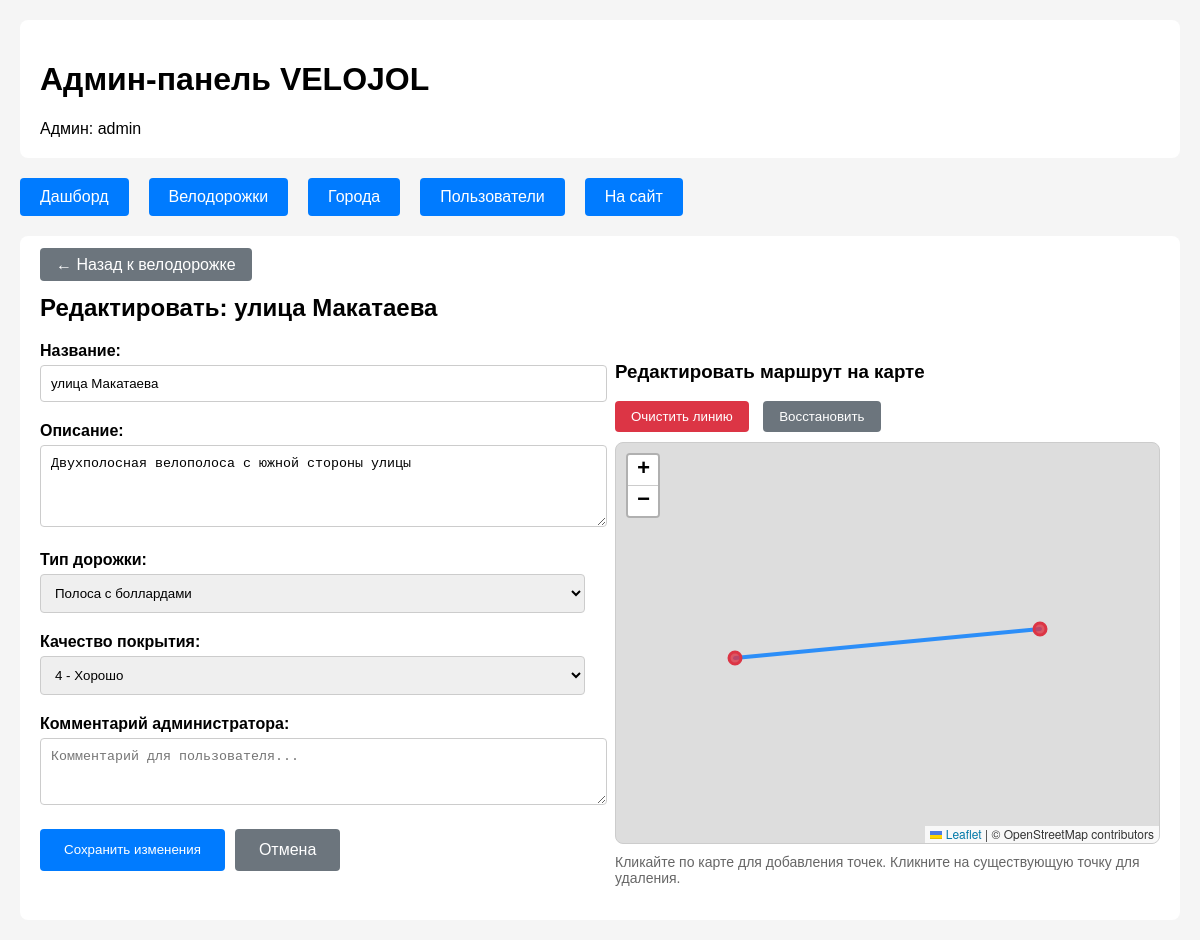
Screenshot of /admin/bikelanes/1/edit (signed in) with the database file from the repository.
### app/models/user.py (models this page shows, shortened)
class User(UserMixin, db.Model):
    __tablename__ = 'users'
    id = db.Column(db.Integer, primary_key=True)
    email = db.Column(db.String(120), unique=True, nullable=False, index=True)
    password_hash = db.Column(db.String(128), nullable=False)
    nickname = db.Column(db.String(64), unique=True, nullable=False, index=True)
    is_admin = db.Column(db.Boolean, default=False, nullable=False)
    is_banned = db.Column(db.Boolean, default=False, nullable=False)
    ban_reason = db.Column(db.Text, nullable=True)
    manual_score = db.Column(db.Integer, default=0, nullable=False)  # Баллы от админа
    banned_at = db.Column(db.DateTime, nullable=True)
    banned_by = db.Column(db.Integer, db.ForeignKey('users.id'), nullable=True)
    avatar_url = db.Column(db.String(256))
    strava_url = db.Column(db.String(256))
    komoot_url = db.Column(db.String(256))
    telegram_url = db.Column(db.String(256))
    instagram_url = db.Column(db.String(256))
    created_at = db.Column(db.DateTime, default=lambda: datetime.now(timezone.utc), nullable=False)
    updated_at = db.Column(db.DateTime, default=lambda: datetime.now(timezone.utc), onupdate=lambda: datetime.now(timezone.utc))
    bikelanes = db.relationship('BikeLane', foreign_keys='BikeLane.user_id', backref='author', lazy='dynamic')
    notifications = db.relationship('Notification', backref='user', lazy='dynamic')

### app/models/bikelane.py (models this page shows, shortened)
class BikeLane(db.Model):
    __tablename__ = 'bikelanes'
    id = db.Column(db.Integer, primary_key=True)
    title = db.Column(db.String(200), nullable=False)
    description = db.Column(db.Text, nullable=False)
    city_id = db.Column(db.Integer, db.ForeignKey('cities.id'), nullable=True)
    city = db.Column(db.String(100), nullable=False)
    geometry = db.Column(db.Text, nullable=False)
    track_type = db.Column(db.String(50), nullable=False)
    quality = db.Column(db.Integer, nullable=False)
    has_parking = db.Column(db.Boolean, default=False, nullable=False)
    has_markings = db.Column(db.Boolean, default=False, nullable=False)
    has_signs = db.Column(db.Boolean, default=False, nullable=False)
    overall_quality = db.Column(db.Integer, nullable=True)
    photos = db.Column(db.Text, default='[]')
    videos = db.Column(db.Text, default='[]')
    status = db.Column(db.Enum('pending', 'approved', 'rejected', name='bikelane_status'),
                      default='pending', nullable=False)
    score = db.Column(db.Integer, default=0)
    admin_comment = db.Column(db.Text, nullable=True)
    moderated_at = db.Column(db.DateTime, nullable=True)
    moderated_by = db.Column(db.Integer, db.ForeignKey('users.id'), nullable=True)
    created_at = db.Column(db.DateTime, default=datetime.utcnow, nullable=False)
    updated_at = db.Column(db.DateTime, default=datetime.utcnow, onupdate=datetime.utcnow)
    user_id = db.Column(db.Integer, db.ForeignKey('users.id'), nullable=True)
    moderator = db.relationship('User', foreign_keys=[moderated_by], backref='moderated_bikelanes')

### app/routes/admin/bikelanes.py (the view, shortened to what this page needs)
@bp.route('/bikelanes/<int:bikelane_id>/edit', methods=['GET', 'POST'])
@admin_required
def edit_bikelane(bikelane_id):
    bikelane = BikeLane.query.get_or_404(bikelane_id)
    return render_template('admin/edit_bikelane.html', bikelane=bikelane)

### app/routes/admin/__init__.py (called while the page is built)
def admin_required(f):
    @wraps(f)
    @login_required
    def decorated_function(*args, **kwargs):
        if not current_user.is_admin:
            return redirect(url_for('main.index'))
        return f(*args, **kwargs)
    return decorated_function

### app/templates/admin/edit_bikelane.html (shortened to what this page needs)
{% extends "admin/base.html" %}
{% block content %}
<div style="margin-bottom: 20px;">
    <a href="{{ url_for('admin.view_bikelane', bikelane_id=bikelane.id) }}" style="background: #6c757d; color: white; padding: 8px 16px; text-decoration: none; border-radius: 4px;">
        ← Назад к велодорожке
    </a>
</div>
<h2>Редактировать: {{ bikelane.title }}</h2>
<div style="display: grid; grid-template-columns: 1fr 1fr; gap: 30px;">
    <div>
        <form method="post" id="editForm">
            <div style="margin-bottom: 20px;">
                <label style="display: block; margin-bottom: 5px; font-weight: bold;">Название:</label>
                <input type="text" name="title" value="{{ bikelane.title }}" required
                       style="width: 100%; padding: 10px; border: 1px solid #ccc; border-radius: 4px;">
            </div>
            <div style="margin-bottom: 20px;">
                <label style="display: block; margin-bottom: 5px; font-weight: bold;">Описание:</label>
                <textarea name="description" rows="4" required
                          style="width: 100%; padding: 10px; border: 1px solid #ccc; border-radius: 4px;">{{ bikelane.description }}</textarea>
            </div>
            <div style="margin-bottom: 20px;">
                <label style="display: block; margin-bottom: 5px; font-weight: bold;">Тип дорожки:</label>
                <select name="track_type" required style="width: 100%; padding: 10px; border: 1px solid #ccc; border-radius: 4px;">
                    <option value="bollards" {% if bikelane.track_type == 'bollards' %}selected{% endif %}>Полоса с боллардами</option>
                </select>
            </div>
            <div style="margin-bottom: 20px;">
                <label style="display: block; margin-bottom: 5px; font-weight: bold;">Качество покрытия:</label>
                <select name="quality" required style="width: 100%; padding: 10px; border: 1px solid #ccc; border-radius: 4px;">
                    <option value="4" {% if bikelane.quality == 4 %}selected{% endif %}>4 - Хорошо</option>
                </select>
            </div>
            <div style="margin-bottom: 20px;">
                <label style="display: block; margin-bottom: 5px; font-weight: bold;">Комментарий администратора:</label>
                <textarea name="admin_comment" rows="3" placeholder="Комментарий для пользователя..."
                          style="width: 100%; padding: 10px; border: 1px solid #ccc; border-radius: 4px;">{{ bikelane.admin_comment or '' }}</textarea>
            </div>
            <div style="display: flex; gap: 10px;">
                <button type="submit" style="background: #007bff; color: white; border: none; padding: 12px 24px; border-radius: 4px; cursor: pointer;">
                    Сохранить изменения
                </button>
                <a href="{{ url_for('admin.view_bikelane', bikelane_id=bikelane.id) }}"
                   style="background: #6c757d; color: white; padding: 12px 24px; text-decoration: none; border-radius: 4px;">
                    Отмена
                </a>
            </div>
        </form>
    </div>
    <div>
        <h3>Редактировать маршрут на карте</h3>
        <div style="margin-bottom: 10px;">
            <button type="button" onclick="clearRoute()" style="background: #dc3545; color: white; border: none; padding: 8px 16px; border-radius: 4px; margin-right: 10px;">
                Очистить линию
            </button>
            <button type="button" onclick="resetRoute()" style="background: #6c757d; color: white; border: none; padding: 8px 16px; border-radius: 4px;">
                Восстановить
            </button>
        </div>
        <div id="editMap" style="height: 400px; border-radius: 8px; border: 1px solid #ccc;"></div>
        <p style="font-size: 14px; color: #666; margin-top: 10px;">
            Кликайте по карте для добавления точек. Кликните на существующую точку для удаления.
        </p>
    </div>
</div>
{% endblock %}

### app/templates/admin/base.html (shortened to what this page needs)
<!DOCTYPE html>
<html lang="ru">
<head>
    <link rel="stylesheet" href="https://unpkg.com/leaflet@1.9.4/dist/leaflet.css" />
</head>
<body>
    <div class="header">
        <h1>Админ-панель VELOJOL</h1>
        <span>Админ: {{ current_user.nickname }}</span>
    </div>
    <nav class="nav">
        <a href="{{ url_for('admin.dashboard') }}">Дашборд</a>
        <a href="{{ url_for('admin.bikelanes') }}">Велодорожки</a>
        <a href="{{ url_for('admin.cities') }}">Города</a>
        <a href="{{ url_for('admin.users') }}">Пользователи</a>
        <a href="{{ url_for('main.index') }}">На сайт</a>
    </nav>
    <div class="content">
        {% block content %}{% endblock %}
    </div>
</body>
</html>

### app/templates/admin/base.html (style rules this page uses)
body { font-family: Arial, sans-serif; margin: 0; padding: 20px; background: #f5f5f5; }
.header { background: white; padding: 20px; margin-bottom: 20px; border-radius: 8px; }
.nav { display: flex; gap: 20px; margin-bottom: 20px; }
.nav a { padding: 10px 20px; background: #007bff; color: white; text-decoration: none; border-radius: 4px; }
.content { background: white; padding: 20px; border-radius: 8px; }

### rows the page displays
User: nickname "admin"
BikeLane: title "улица Макатаева", description "Двухполосная велополоса с южной стороны улицы", track_type "Полоса с боллардами", quality "4 - Хорошо"
